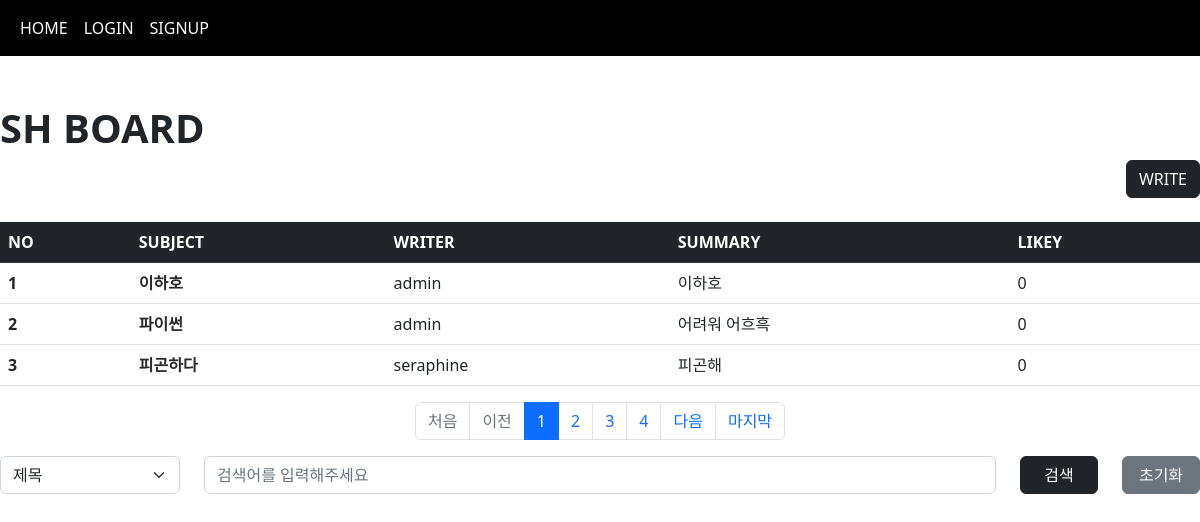
The app's page /board/index/ with its own data.
### board/models.py (models this page shows, shortened)
class Board(models.Model):
    subject = models.CharField(max_length=100)
    writer = models.ForeignKey(User, on_delete=models.CASCADE, related_name="writer")
    content = models.TextField()
    pubdate = models.DateTimeField(default=timezone.now)
    likey = models.ManyToManyField(User, blank=True, related_name="likey")

### acc/models.py (models this page shows, shortened)
class User(AbstractUser):
    comment = models.TextField(blank=True)
    age = models.IntegerField(default=0)
    point = models.IntegerField(default=0)
    pic = models.ImageField(upload_to="user/%y")

### board/views.py (the view)
# urls.py: path('index/', views.index, name="index"),
def index(request):
    kw = request.GET.get("kw","")
    cate = request.GET.get("cate","")
    page = request.GET.get("page", 1)
    if kw :
        if cate == "sub" :
            b = Board.objects.filter(subject__startswith=kw)
        elif cate == "wri":
            try :
                from acc.models import User
                u = User.objects.get(username=kw)
                b = Board.objects.filter(writer=u)
            except :
                b = Board.objects.none()
        elif cate == "con":
            b = Board.objects.filter(content__contains=kw)
    else :
        b = Board.objects.all()
    b = b.order_by("-pubdate")   #최신글이 앞으로, 반대는 pubdate
    pag = Paginator(b, 3)
    obj = pag.get_page(page)
    context = {
        "bset" : obj,
        "cate" : cate,
        "kw" : kw,
    }
    return render(request, "board/index.html", context)

### templates/board/index.html (shortened to what this page needs)
{% extends 'base.html' %}
{% block con %}
    {% load mathfilters %}
    <h1><b>SH BOARD</b></h1>
    <div class="text-end">
        <a class="btn btn-dark" href="{% url 'board:create' %}">WRITE</a>
    </div>
    <table class="table table-hover mt-4">
        <thead>
            <tr class="table-dark">
                <th scope="col">NO</th>
                <th scope="col">SUBJECT</th>
                <th scope="col">WRITER</th>
                <th scope="col">SUMMARY</th>
                <th scope="col">LIKEY</th>
            </tr>
        </thead>
        <tbody>
            {% for i in bset %}
                <tr>
                    <th scope="row">{{ bset.start_index|add:forloop.counter0 }}</th>
                    <td><a href="{% url 'board:detail' i.id %}" class="sub">{{ i.subject }}</a></td>
                    <td>{{ i.writer }}</td>
                    <td>{{ i.content|truncatewords:6 }}</td>
                    <td>{{ i.likey.count }}</td>
                </tr>
            {% empty %}
                <tr class="text-center">
                    <th colspan="5"><h4>{% if kw %} 검색결과가 존재하지 않습니다 😋 {% else %} 첫번째 게시글을 작성해주세요 💦 {% endif %}</h4></th>
                </tr>
            {% endfor %}
        </tbody>
    </table>
    <nav aria-label="Page navigation example">
        <ul class="pagination justify-content-center">
            {% if bset.has_previous %}
                <li class="page-item"><a class="page-link" href="{% url 'board:index' %}?page=1&cate={{cate}}&kw={{kw}}">처음</a></li>
                <li class="page-item"><a class="page-link" href="{% url 'board:index' %}?page={{ bset.previous_page_number }}&cate={{cate}}&kw={{kw}}">이전</a></li>
            {% else %}
                <li class="page-item disabled"><a class="page-link">처음</a></li>
                <li class="page-item disabled"><a class="page-link">이전</a></li>
            {% endif %}
            {% for i in bset.paginator.page_range %}
                {% if bset.number|add:3 >= i and i >= bset.number|sub:3 %}
                    <li class="page-item {% if bset.number == i %}active{% endif %}"><a class="page-link" href="{% url 'board:index' %}?page={{i}}&cate={{cate}}&kw={{kw}}">{{i}}</a></li>
                {% endif %}
            {% endfor %}
            {% if bset.has_next %}
                <li class="page-item"><a class="page-link" href="{% url 'board:index' %}?page={{ bset.next_page_number }}&cate={{cate}}&kw={{kw}}">다음</a></li>
                <li class="page-item"><a class="page-link" href="{% url 'board:index' %}?page={{ bset.paginator.num_pages }}&cate={{cate}}&kw={{kw}}">마지막</a></li>
            {% else %}
                <li class="page-item disabled"><a class="page-link">다음</a></li>
                <li class="page-item disabled"><a class="page-link">마지막</a></li>
            {% endif %}
        </ul>
    </nav>
    <form>
        <div class="row">
            <div class="col-sm-2">
                <select class="form-select" name="cate">
                    <option value="sub" {% if cate == "sub" %} selected {% endif %}>제목</option>
                </select>
            </div>
            <div class="col-sm-8">
                <input type="text" name="kw" value="{{kw}}" class="form-control" placeholder="검색어를 입력해주세요">
            </div>
            <div class="col-sm-1">
                <button class="btn btn-dark" style="width: 100%;">검색</button>
            </div>
            <div class="col-sm-1">
                <a class="btn btn-secondary" href="{% url 'board:index' %}" style="width: 100%;">초기화</a>
            </div>
        </div>
    </form>
{% endblock %}

### templates/board/index.html (style rules this page uses)
.sub { text-decoration: none; color: rgb(41, 39, 39); font-weight: bold; }

### records on screen
Board: start_index|add "1", subject "이하호", writer "admin", content "이하호", likey.count "0"
Board: start_index|add "2", subject "파이썬", writer "admin", content "어려워 어흐흑", likey.count "0"
Board: start_index|add "3", subject "피곤하다", writer "seraphine", content "피곤해", likey.count "0"

### other values on screen
{{ i }} "1" "2" "3" "4"
